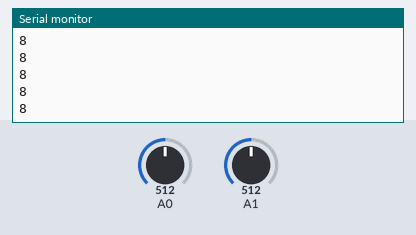
The sketch below on a simulated Arduino Uno, built with avr-gcc and run on an emulated ATmega328P. On the bench: the last lines printed to the serial monitor. The inputs (shaded band) are chosen by the test bench; at power-on: A0 = 512, A1 = 512. No radio packets arrive unless stated.

Above: at 1.2 s.
1.3 s: A0 set to 0
At 2.1 s:
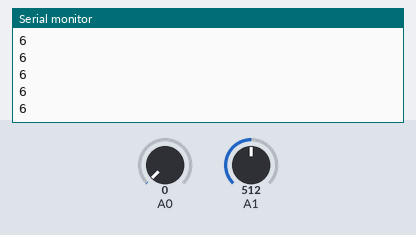
2.8 s: A1 set to 0
At 3.7 s:
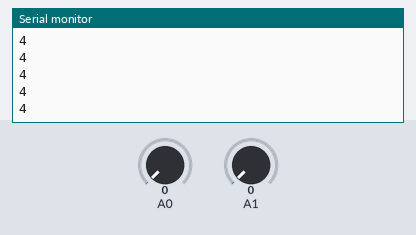
4.3 s: A0 set to 1023
At 4.9 s:
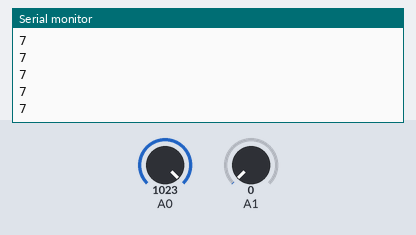
5.8 s: A1 set to 122
At 6.8 s:
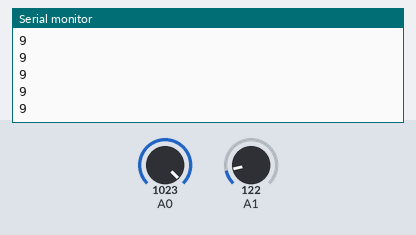
Timing chart, 0 to 7.8 s (numbered marks = the images above; inputs shaded):
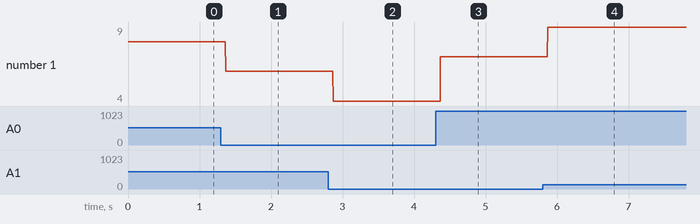

Measured:
- after the input at 1.3 s, the serial monitor: prints a new line after 0.07 s (image 1)
- after the input at 2.8 s, the serial monitor: prints a new line after 0.07 s (image 2)
- after the input at 4.3 s, the serial monitor: prints a new line after 0.07 s (image 3)
- after the input at 5.8 s, the serial monitor: prints a new line after 0.07 s (image 4)
- plotted number 1: 8 → 6 after the input at 1.3 s, 6 → 4 after the input at 2.8 s, 4 → 7 after the input at 4.3 s, 7 → 9 after the input at 5.8 s

The sketch:

nadajnik.ino
```cpp
#include <SPI.h>
#include <nRF24L01.h>
#include <RF24.h>

RF24 radio(7, 8);

const byte adress[6] = "00001";

void setup() {
  Serial.begin(9600);
  radio.begin();
  radio.openWritingPipe(adress);
  radio.setPALevel(RF24_PA_HIGH);
  radio.setDataRate(RF24_250KBPS);
  radio.stopListening();

 // Serial.println("koniec setup");
}

void loop() {

  //Serial.println("+");
  char text[11] = {0};
  int x = analogRead(A0);
  int y = analogRead(A1);
  sprintf(text, "%d %d\n", x, y);
  Serial.println(strlen(text));
  radio.write(text, strlen(text));
  //Serial.println(x);
  //Serial.println(y);
  /*
  int i = 0;
  for(i = 0; i < 100; ++i) {
    radio.write(&i, sizeof(int));
    Serial.println(i);
    delay(500);
  } */


}
```
